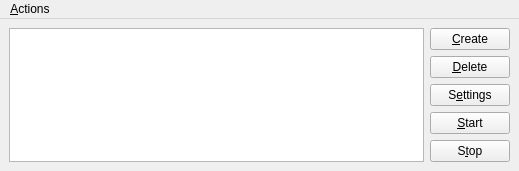
<ui version="4.0" >
 <author></author>
 <comment></comment>
 <exportmacro></exportmacro>
 <class>Gui</class>
 <widget class="QMainWindow" name="Gui" >
  <property name="geometry" >
   <rect>
    <x>0</x>
    <y>0</y>
    <width>519</width>
    <height>89</height>
   </rect>
  </property>
  <property name="windowTitle" >
   <string>FTP shares - neteK</string>
  </property>
  <widget class="QWidget" name="centralWidget" >
   <layout class="QHBoxLayout" >
    <property name="margin" >
     <number>9</number>
    </property>
    <property name="spacing" >
     <number>6</number>
    </property>
    <item>
     <widget class="QListWidget" name="shareList" >
      <property name="alternatingRowColors" >
       <bool>true</bool>
      </property>
     </widget>
    </item>
    <item>
     <layout class="QVBoxLayout" >
      <property name="margin" >
       <number>0</number>
      </property>
      <property name="spacing" >
       <number>6</number>
      </property>
      <item>
       <widget class="QPushButton" name="create" >
        <property name="text" >
         <string>&amp;Create</string>
        </property>
        <property name="icon" >
         <iconset resource="icons.qrc" >:/icons/add.png</iconset>
        </property>
       </widget>
      </item>
      <item>
       <widget class="QPushButton" name="deleteShare" >
        <property name="text" >
         <string>&amp;Delete</string>
        </property>
        <property name="icon" >
         <iconset resource="icons.qrc" >:/icons/remove.png</iconset>
        </property>
       </widget>
      </item>
      <item>
       <widget class="QPushButton" name="settings" >
        <property name="text" >
         <string>S&amp;ettings</string>
        </property>
        <property name="icon" >
         <iconset resource="icons.qrc" >:/icons/configure.png</iconset>
        </property>
       </widget>
      </item>
      <item>
       <widget class="QPushButton" name="start" >
        <property name="text" >
         <string>&amp;Start</string>
        </property>
        <property name="icon" >
         <iconset resource="icons.qrc" >:/icons/player_play.png</iconset>
        </property>
        <property name="iconSize" >
         <size>
          <width>16</width>
          <height>16</height>
         </size>
        </property>
       </widget>
      </item>
      <item>
       <widget class="QPushButton" name="stop" >
        <property name="text" >
         <string>S&amp;top</string>
        </property>
        <property name="icon" >
         <iconset resource="icons.qrc" >:/icons/player_stop.png</iconset>
        </property>
        <property name="iconSize" >
         <size>
          <width>16</width>
          <height>16</height>
         </size>
        </property>
       </widget>
      </item>
      <item>
       <spacer>
        <property name="orientation" >
         <enum>Qt::Vertical</enum>
        </property>
        <property name="sizeHint" >
         <size>
          <width>20</width>
          <height>40</height>
         </size>
        </property>
       </spacer>
      </item>
     </layout>
    </item>
   </layout>
  </widget>
  <widget class="QMenuBar" name="menuBar" >
   <property name="geometry" >
    <rect>
     <x>0</x>
     <y>0</y>
     <width>519</width>
     <height>33</height>
    </rect>
   </property>
   <widget class="QMenu" name="menu_File" >
    <property name="title" >
     <string>&amp;Actions</string>
    </property>
    <addaction name="action_Global_settings" />
    <addaction name="separator" />
    <addaction name="action_Quit" />
   </widget>
   <addaction name="menu_File" />
  </widget>
  <action name="actionDelete" >
   <property name="icon" >
    <iconset resource="icons.qrc" >:/icons/remove.png</iconset>
   </property>
   <property name="text" >
    <string>&amp;Delete</string>
   </property>
  </action>
  <action name="actionSettings" >
   <property name="icon" >
    <iconset resource="icons.qrc" >:/icons/configure.png</iconset>
   </property>
   <property name="text" >
    <string>S&amp;ettings...</string>
   </property>
  </action>
  <action name="actionStart" >
   <property name="icon" >
    <iconset resource="icons.qrc" >:/icons/player_play.png</iconset>
   </property>
   <property name="text" >
    <string>&amp;Start</string>
   </property>
  </action>
  <action name="actionStop" >
   <property name="icon" >
    <iconset resource="icons.qrc" >:/icons/player_stop.png</iconset>
   </property>
   <property name="text" >
    <string>S&amp;top</string>
   </property>
  </action>
  <action name="action_Global_settings" >
   <property name="icon" >
    <iconset resource="icons.qrc" >:/icons/configure.png</iconset>
   </property>
   <property name="text" >
    <string>&amp;Global settings</string>
   </property>
  </action>
  <action name="action_Quit" >
   <property name="icon" >
    <iconset resource="icons.qrc" >:/icons/exit.png</iconset>
   </property>
   <property name="text" >
    <string>&amp;Quit</string>
   </property>
   <property name="shortcut" >
    <string>Ctrl+Q</string>
   </property>
  </action>
  <action name="action_Create_share" >
   <property name="icon" >
    <iconset resource="icons.qrc" >:/icons/add.png</iconset>
   </property>
   <property name="text" >
    <string>&amp;Create share</string>
   </property>
  </action>
  <action name="action_FTP_shares" >
   <property name="icon" >
    <iconset resource="icons.qrc" >:/icons/netek.png</iconset>
   </property>
   <property name="text" >
    <string>&amp;FTP shares</string>
   </property>
  </action>
 </widget>
 <pixmapfunction></pixmapfunction>
 <resources>
  <include location="icons.qrc" />
 </resources>
 <connections/>
</ui>
